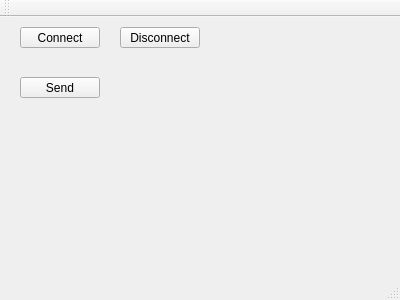
<?xml version="1.0" encoding="UTF-8"?>
<ui version="4.0">
 <class>MainWindow</class>
 <widget class="QMainWindow" name="MainWindow">
  <property name="geometry">
   <rect>
    <x>0</x>
    <y>0</y>
    <width>400</width>
    <height>300</height>
   </rect>
  </property>
  <property name="windowTitle">
   <string>MainWindow</string>
  </property>
  <widget class="QWidget" name="centralWidget">
   <widget class="QPushButton" name="pushButton_send">
    <property name="geometry">
     <rect>
      <x>20</x>
      <y>60</y>
      <width>80</width>
      <height>21</height>
     </rect>
    </property>
    <property name="text">
     <string>Send</string>
    </property>
   </widget>
   <widget class="QPushButton" name="pushButton_connect">
    <property name="geometry">
     <rect>
      <x>20</x>
      <y>10</y>
      <width>80</width>
      <height>21</height>
     </rect>
    </property>
    <property name="text">
     <string>Connect</string>
    </property>
   </widget>
   <widget class="QPushButton" name="pushButton_disconnect">
    <property name="geometry">
     <rect>
      <x>120</x>
      <y>10</y>
      <width>80</width>
      <height>21</height>
     </rect>
    </property>
    <property name="text">
     <string>Disconnect</string>
    </property>
   </widget>
  </widget>
  <widget class="QMenuBar" name="menuBar">
   <property name="geometry">
    <rect>
     <x>0</x>
     <y>0</y>
     <width>400</width>
     <height>18</height>
    </rect>
   </property>
  </widget>
  <widget class="QToolBar" name="mainToolBar">
   <attribute name="toolBarArea">
    <enum>TopToolBarArea</enum>
   </attribute>
   <attribute name="toolBarBreak">
    <bool>false</bool>
   </attribute>
  </widget>
  <widget class="QStatusBar" name="statusBar"/>
 </widget>
 <layoutdefault spacing="6" margin="11"/>
 <resources/>
 <connections/>
</ui>
